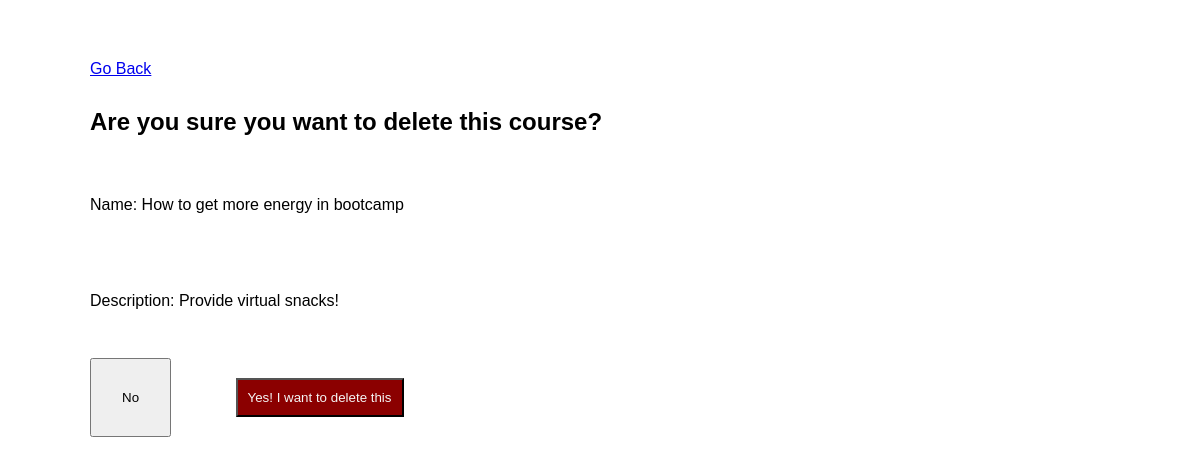
Page /d_course/8 on the committed database.
### course_desc121_app/models.py (models this page shows)
class Course(models.Model):
    name = models.CharField(max_length=255)
    description = models.TextField(null=True)
    created_at = models.DateTimeField(auto_now_add=True)
    updated_at = models.DateTimeField(auto_now=True)
    objects = CourseManager()

### course_desc121_app/views.py (the view)
# urls.py: path("d_course/<int:id>", views.d_course),
def d_course(request, id):
    print("You will delete this course")
    context = {
        'd_course': Course.objects.get(id=id)
    }
    return render(request, 'delete_course.html', context)

### course_desc121_app/templates/delete_course.html (shortened to what this page needs)
<!DOCTYPE html>
<html lang="en">
<head>
    {% load static %}
    <link rel="stylesheet" href="{% static 'style2.css' %}">
</head>
<body>
    <a href="/">Go Back</a>
    <h2>Are you sure you want to delete this course?</h2>
    <p>Name: {{d_course.name}}</p><br>
    <p>Description: {{d_course.description}}</p><br>
    <a href="/"><button>No</button></a> <a href="/delete/{{d_course.id}}"><button id="delete">Yes! I want to delete this</button></a><br>
</body>
</html>

### course_desc121_app/static/style2.css (style rules this page uses)
* { font-family: sans-serif; margin: 0px auto; padding: 30px; }
#delete { padding: 10px; background-color: darkred; color: whitesmoke; }

### rows in the picture
Course: name "How to get more energy in bootcamp", description "Provide virtual snacks!"
